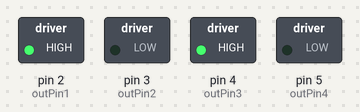
Bench run of a sketch on a simulated Arduino Uno, built with avr-gcc and run on an emulated ATmega328P. Parts: switched loads named in the sketch (green lamp = pin HIGH).

Above: at 0.1 s.
Timing chart, 0 to 1.6 s (numbered marks = the images above):
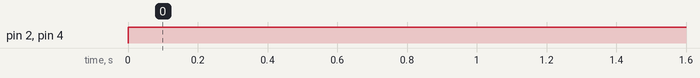

Measured:
- by itself, pin 2 (outPin1), pin 4 (outPin3): LOW → HIGH at 0.00 s

The sketch:

RC_test.ino
```cpp
int outPin1 = 2;     //motor1
int outPin2 = 3;    //motor1
int outPin3 = 4;   //motor2
int outPin4 = 5;   //motor2

void setup()
{
Serial.begin(9600);
pinMode(outPin1,OUTPUT);
pinMode(outPin2,OUTPUT);
pinMode(outPin3,OUTPUT);
pinMode(outPin4,OUTPUT);

}
void loop() {
   digitalWrite(outPin1,HIGH);
   digitalWrite(outPin2,LOW);
   digitalWrite(outPin3,HIGH);
   digitalWrite(outPin4,LOW);
}
```
